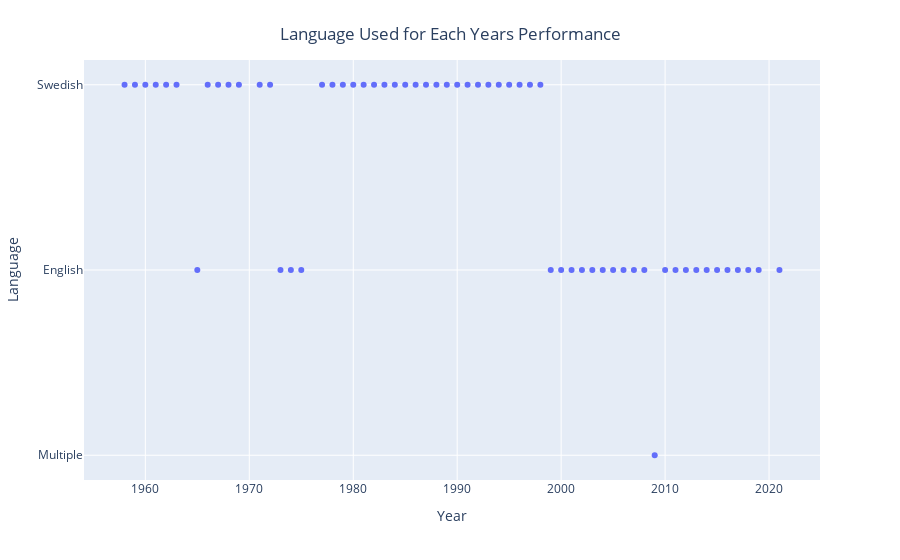

This figure's notebook cell:
### Code cell
language_performed = df.data.drop_duplicates(subset='Year', keep="last").sort_values(by=['Year'], ascending=True)

fig = px.scatter(language_performed, x="Year", y="Language")
fig.update_yaxes(autorange="reversed")
fig.update_layout(
    title={
        'text': "Language Used for Each Years Performance",
        'y':0.95,
        'x':0.5,
        'xanchor': 'center',
        'yanchor': 'top'})
fig.show()

### Figure 1 — Plotly figure (JSON) as saved in the notebook; plotly's stock layout.template omitted (floating-point values rounded to 4 significant figures)
{"data": [{"hovertemplate": "Year=%{x}<br>Language=%{y}<extra></extra>", "legendgroup": "", "marker": {"color": "#636efa", "symbol": "circle"}, "mode": "markers", "name": "", "orientation": "v", "showlegend": false, "type": "scatter", "x": [1958, 1959, 1960, 1961, 1962, 1963, 1965, 1966, 1967, 1968, 1969, 1971, 1972, 1973, 1974, 1975, 1977, 1978, 1979, 1980, 1981, 1982, 1983, 1984, 1985, 1986, 1987, 1988, 1989, 1990, 1991, 1992, 1993, 1994, 1995, 1996, 1997, 1998, 1999, 2000, 2001, 2002, 2003, 2004, 2005, 2006, 2007, 2008, 2009, 2010, 2011, 2012, 2013, 2014, 2015, 2016, 2017, 2018, 2019, 2021], "xaxis": "x", "y": ["Swedish", "Swedish", "Swedish", "Swedish", "Swedish", "Swedish", "English", "Swedish", "Swedish", "Swedish", "Swedish", "Swedish", "Swedish", "English", "English", "English", "Swedish", "Swedish", "Swedish", "Swedish", "Swedish", "Swedish", "Swedish", "Swedish", "Swedish", "Swedish", "Swedish", "Swedish", "Swedish", "Swedish", "Swedish", "Swedish", "Swedish", "Swedish", "Swedish", "Swedish", "Swedish", "Swedish", "English", "English", "English", "English", "English", "English", "English", "English", "English", "English", "Multiple", "English", "English", "English", "English", "English", "English", "English", "English", "English", "English", "English"], "yaxis": "y"}], "layout": {"legend": {"tracegroupgap": 0}, "margin": {"t": 60}, "title": {"text": "Language Used for Each Years Performance", "x": 0.5, "xanchor": "center", "y": 0.95, "yanchor": "top"}, "xaxis": {"anchor": "y", "domain": [0, 1], "title": {"text": "Year"}}, "yaxis": {"anchor": "x", "autorange": "reversed", "domain": [0, 1], "title": {"text": "Language"}}}}
